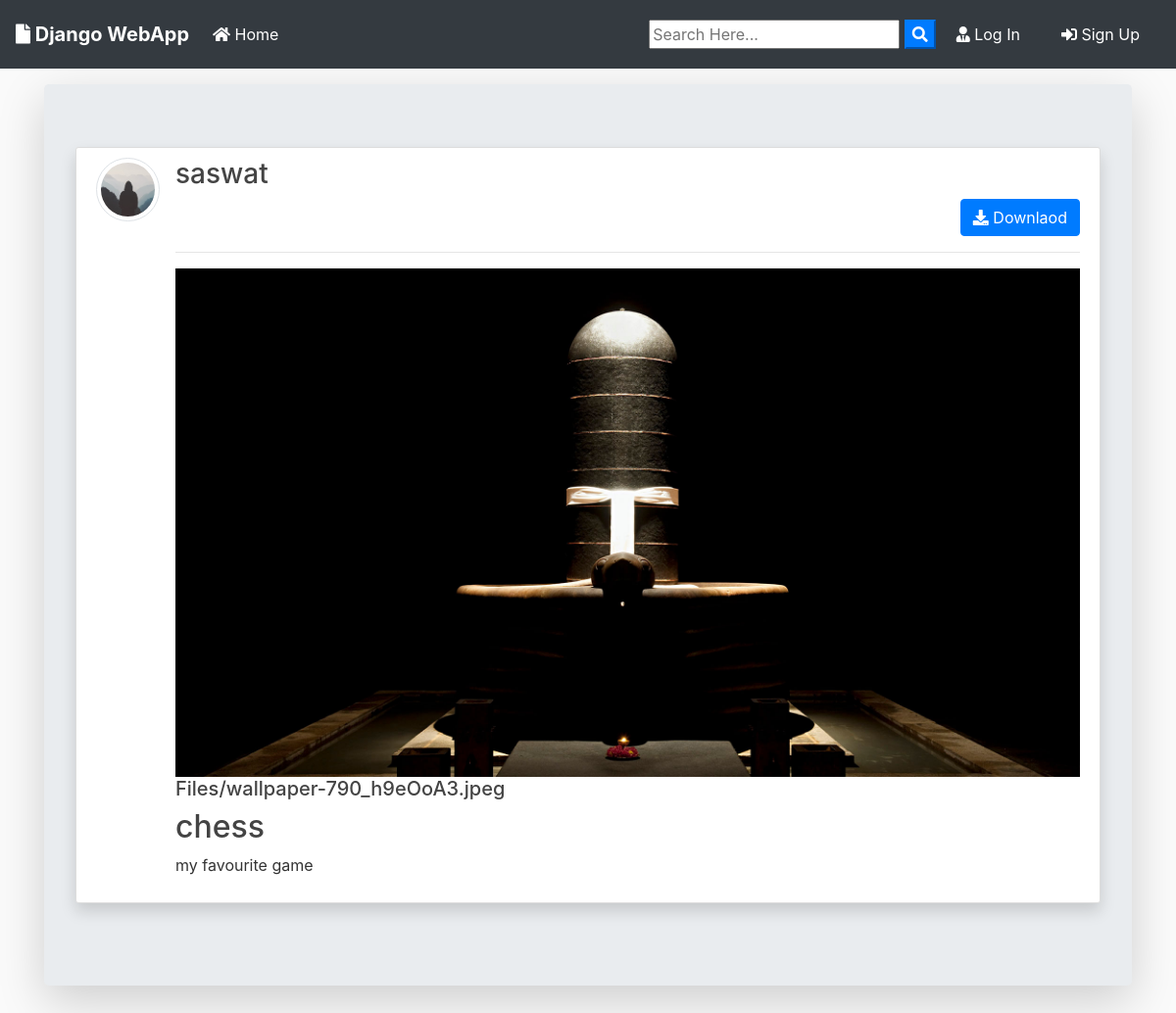
The app's page /post/18/ with its own data.
### blog/models.py (models this page shows, shortened)
class Post(models.Model):
	title = models.CharField(max_length=100)
	file = models.FileField(null=True,blank=True,upload_to='Files')
	content = models.TextField()
	date_posted = models.DateTimeField(default=timezone.now)
	author = models.ForeignKey(User, on_delete=models.CASCADE)
	def extension(self):
		name, extension = os.path.splitext(self.file.name)
		return extension

### users/models.py (models this page shows, shortened)
class Profile(models.Model):
    user = models.OneToOneField(User, on_delete=models.CASCADE)
    image = models.ImageField(default='default.jpg', upload_to='profile_pics')

### blog/views.py (the view)
# urls.py: path('post/<int:pk>/', PostDetailView.as_view(), name='post-detail'),
class PostDetailView(DetailView):
    model = Post
    template_name = 'blog/post_detail.html'

### blog/templates/blog/post_detail.html (shortened to what this page needs)
{% extends "blog/base.html" %}
{% block content %}
<div class="jumbotron mt-3 shadow-lg">
<article class="media content-section shadow ">
   <a href="{{ object.author.profile.image.url }} " target="_blank"> <img src="{{ object.author.profile.image.url }}  " alt="" class="article-img rounded-circle img-thumbnail img-fluid">
   </a>
    <div class="media-body">
      <div class="">
        <div class="d-flex justify-content-between">
        <a class="mr-2 mt-0 mb-0  text-dark" href="{% url 'user-posts' object.author.username  %}"><h3>{{ object.author }}</h3></a>
        </div>
        {% if object.author != user %}
          <div class="form-group mt-0 pt-0 d-flex justify-content-end">
            <a href="{{ object.file.url }}" download class="btn btn-primary flex-last" type="submit"><i class="fas fa-download"></i> Downlaod</a>
          </div>
        {% endif %}
        <hr>
      </div>
      <div>
        {% if object.file %}
          {% if object.extension == '.jpg' or object.extension == '.jpeg' or object.extension == '.png' %}
            <a href="{{ object.file.url }}"  download ><img src="{{ object.file.url }}" alt="" class="img-fluid "></a>
            <a href="{{ object.file.url }}"  download class="text-dark"><h5>{{ object.file }}</h5></a>
          {% else %}
            <a href="{{ object.file.url }}"  download class="text-dark"><h5>{{ object.file }}</h5></a>
          {% endif %}
        {% endif %}
      </div>
      <h2>{{ object.title }}</h2>
      <p class="article-content">{{ object.content }}</p>
    </div>
  </article>
{% endblock content %}

### blog/static/blog/main.css (style rules this page uses)
body { background: #fafafa; color: #333333; margin-top: 0; }
h1, h2, h3, h4, h5, h6 { color: #444444; }
.content-section { background: #ffffff; padding: 10px 20px; border: 1px solid #dddddd; border-radius: 3px; margin-bottom: 20px; }
.article-content { white-space: pre-line; }
.article-img { height: 65px; width: 65px; margin-right: 16px; }

### records on screen
Post: author.profile.image (placeholder picture), author "saswat", file (picture), file "Files/wallpaper-790_h9eOoA3.jpeg", title "chess", content "my favourite game"
